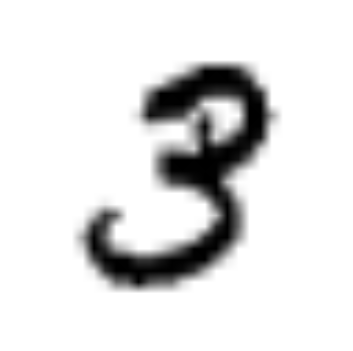
#> input picture cop290/img.png, 353 x 351 px
$ python preprocess.py
#> lines starting #> are read from the running program, lines starting #| are printed output that depends on the picture
import cv2
img = cv2.imread('img.png',0)
#> img is the input picture: shape (351, 353); min 0, max 255, mean 224.6
if img.shape != [28,28]:
    img2 = cv2.resize(img,(28,28))
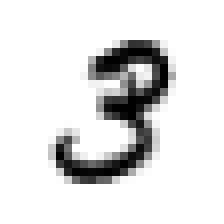
#> img2: shape (28, 28) (shown 8 times larger); min 0, max 255, mean 224.5
    img = img2.reshape(28,28,-1);
else:
    img = img.reshape(28,28,-1);
#revert the image,and normalize it to 0-1 range
img = 1.0 - img/255.0
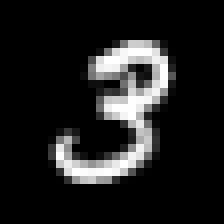
#> img: shape (28, 28, 1) float64 (shown 8 times larger); min 0, max 1, mean 0.119
print(img)
#> (printed output is left out)

$ run again, with cop290/100x3withpthread.png copied over cop290/img.png
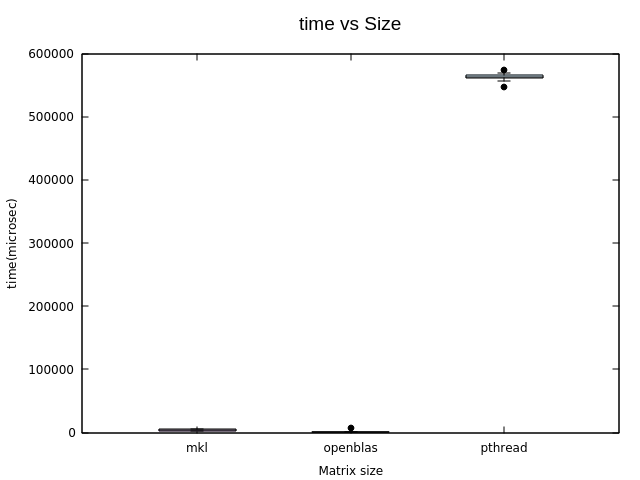
#> input picture cop290/100x3withpthread.png, 640 x 480 px
#> `img2 = cv2.resize(img,(28,28))`:
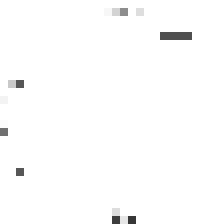
#> img2: shape (28, 28) (shown 8 times larger); min 55, max 255, mean 252.6
#> `img = 1.0 - img/255.0`:
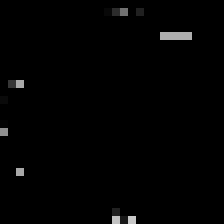
#> img: shape (28, 28, 1) float64 (shown 8 times larger); min 0, max 0.784, mean 0.00953
#> (printed output is left out)

$ run again, with cop290/50x3.png copied over cop290/img.png
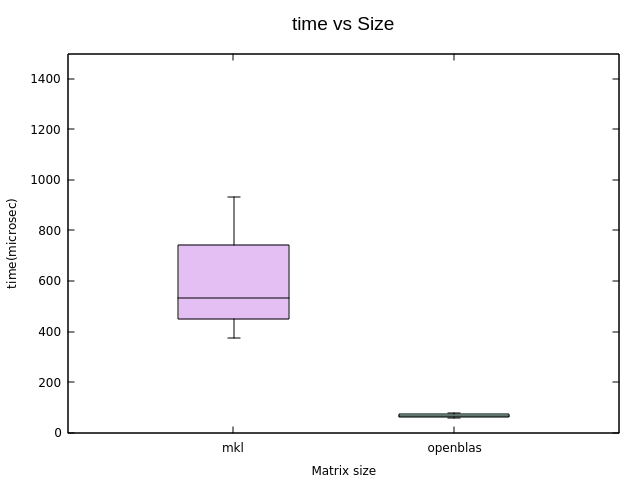
#> input picture cop290/50x3.png, 640 x 480 px
#> `img2 = cv2.resize(img,(28,28))`:
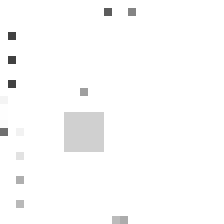
#> img2: shape (28, 28) (shown 8 times larger); min 65, max 255, mean 251.6
#> `img = 1.0 - img/255.0`:
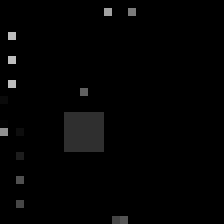
#> img: shape (28, 28, 1) float64 (shown 8 times larger); min 0, max 0.745, mean 0.0132
#> (printed output is left out)
